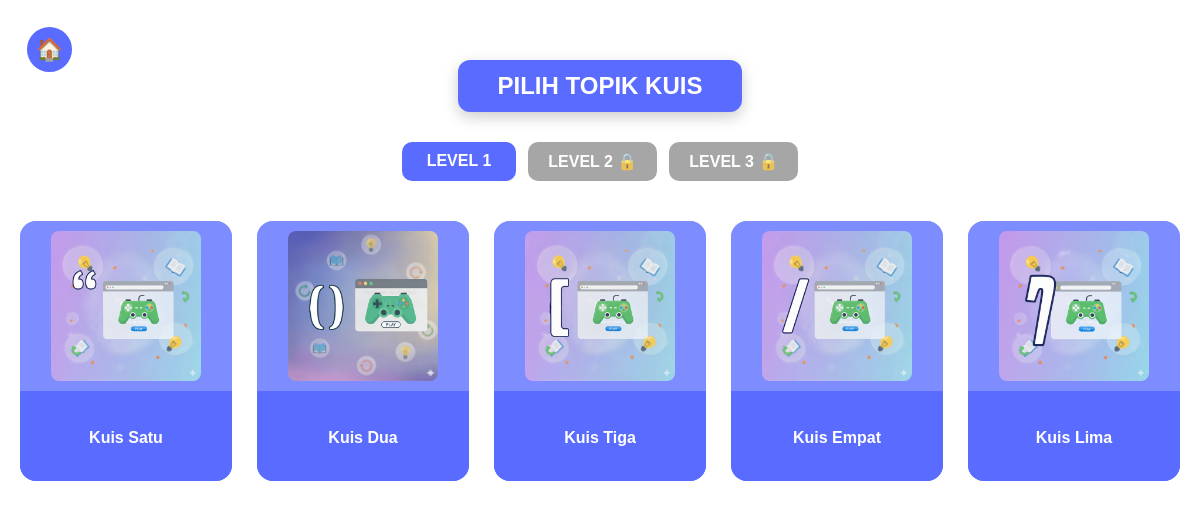
Page /quiz/MenuKuis/ (signed in) on the committed database.
### quiz/models.py (models this page shows, shortened)
class Quiz(models.Model):
    judul = models.CharField(max_length=200)
    gambar = models.CharField(max_length=300, blank=True, null=True)
    level = models.IntegerField(default=1)

### quiz/views.py (the view)
# urls.py: path('MenuKuis/', views.MenuKuis, name='MenuKuis'),
def MenuKuis(request):
    if "jawaban_user" in request.session:
        del request.session["jawaban_user"]
    if "timer_quiz" in request.session:
        del request.session["timer_quiz"]
    request.session["reset_timer"] = True
    profile = request.user.userprofile
    level = request.GET.get("level", "1")
    if int(level) > profile.level:
        level = str(profile.level)
    kuis_list = Quiz.objects.filter(level=level)
    return render(request, "quiz/MenuKuis.html", {
        "kuis_list": kuis_list,
        "level": level,
        "profile": profile,
        "reset_timer": True,
    })

### quiz/templates/quiz/MenuKuis.html (shortened to what this page needs)
{% load static %}
<!DOCTYPE html>
<html lang="id">
<head>
</head>
<body>
    <a href="/blog/home" class="btn-home">🏠</a>
    <div class="container">
        <div class="title">PILIH TOPIK KUIS</div>
        <div class="level-buttons">
            <a href="?level=1"
            class="{% if level == 1 %}active{% endif %}">
            LEVEL 1
            </a>
            {% if profile.level >= 2 %}
                <a href="?level=2"
                class="{% if level == 2 %}active{% endif %}">
                LEVEL 2
                </a>
            {% else %}
                <span class="locked">LEVEL 2 🔒</span>
            {% endif %}
            {% if profile.level >= 3 %}
                <a href="?level=3"
                class="{% if level == 3 %}active{% endif %}">
                LEVEL 3
                </a>
            {% else %}
                <span class="locked">LEVEL 3 🔒</span>
            {% endif %}
        </div>
        <div class="grid">
            {% for item in kuis_list %}
            <a href="{% url 'tampil_soal' item.id 0 %}" class="card">
                <div class="card-top">
                    {% if item.gambar %}
                        <img src="{% static item.gambar %}" alt="{{ item.judul }}">
                    {% else %}
                        <img src="{% static 'images/AssetKuis/default.png' %}">
                    {% endif %}
                </div>
                <div class="card-title">
                    {{ item.judul }}
                </div>
            </a>
            {% empty %}
                <p style="color:white;">Belum ada data kuis.</p>
            {% endfor %}
        </div>
    </div>
</body>
</html>

### rows in the picture
Quiz: gambar (picture), judul "Kuis Satu"
Quiz: gambar (picture), judul "Kuis Dua"
Quiz: gambar (picture), judul "Kuis Tiga"
Quiz: gambar (picture), judul "Kuis Empat"
Quiz: gambar (picture), judul "Kuis Lima"
